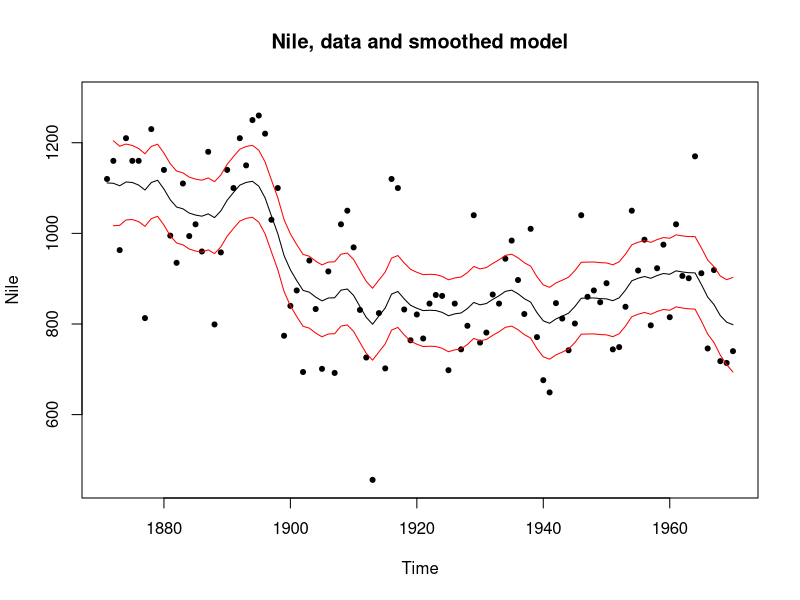
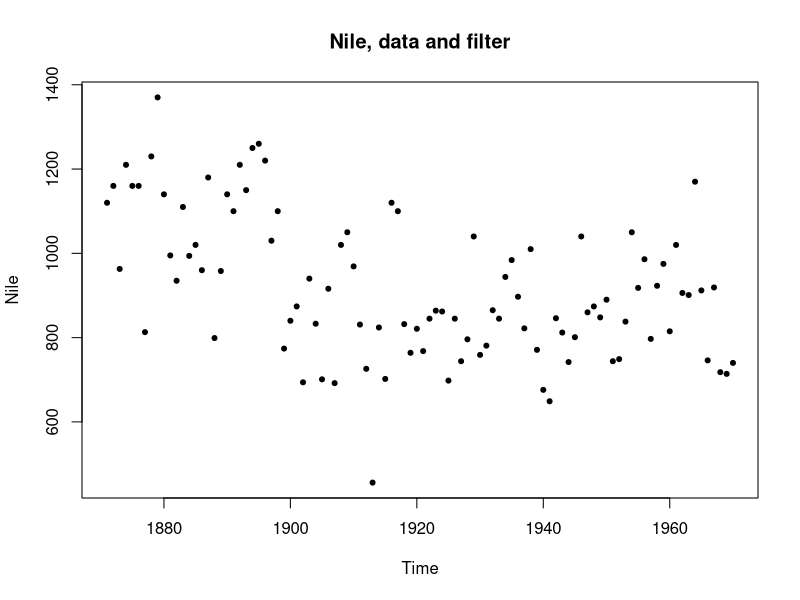

Source code (R) for these figures, in order: (Note: this script raises an error after producing the figures.)
######################################################################################
# 3_Smoothing.R
#
#  Replication of Illustration 2.4.3 on pages 22 and 23
# 
# > Whereas filtering estimates a = E(alpha | Y_{t-1}),  
#  smoothing estimates         alpha_hat = E(alpha | Y_n)
# 
# > That is, we go back and refine our estimates of alpha given all the data.
# > It uses a weighted average (r) of all the future estimation errors (v),
#    and averages typically smooth out estimates, right?
# > In any case, a plot of alpha_hat will be smoother than a plot of a
######################################################################################

# =========================================================================
# Filter Stage (This is the function from 1_Local_Level...)
# =========================================================================
filter <- function(Y, sigsq.ep, sigsq.eta, a1, P1){
    n <- length(Y)
    # Init lists of the params we want
    A.filter <- numeric(n)
    P.filter <- numeric(n)
    A.t <- numeric(n + 1)
    P.t <- numeric(n + 1)
    #
    A.t[1] <- a1
    P.t[1] <- P1
    # 
    # Also save the prediction error, Vt , and the variance
    vt <- numeric(n)
    Ft <- numeric(n)

    for(tt in 1:n){
        # Prediction error, Pred variance, Kalman gain
        vt[tt] <- Y[tt] - A.t[tt]
        Ft[tt] <- P.t[tt] + sigsq.ep
        Kt <- P.t[tt]/Ft[tt]
        # Update variance matrices
        P.filter[tt] <- P.t[tt] * (1 - Kt)
        P.t[tt + 1] <- P.filter[tt] + sigsq.eta
        # Update mean matrices
        A.t[tt + 1] <- A.t[tt] + Kt*vt[tt]
        A.filter[tt] <-  A.t[tt + 1] ## These are the same for the local level model
    }

    return(list(
        A.t = A.t[1:n], A.filter = A.filter, P.t = P.t[1:n], P.filter = P.filter, vt = vt, Ft = Ft
    ))
}
# =========================================================================
# Filter Stage (This is the function from 1_Local_Level...)
# =========================================================================
smooth <- function(vt, Ft, at, Pt){
    n <- length(vt)
    # init targets
    alpha.hat <- numeric(n)
    V <- numeric(n)
    # init needed vars
    r <- numeric(n) # weighted sum of disturbances v
    N <- numeric(n) # weighted sum of inverse variances
    r[n] <- 0
    N[n] <- 0
    for(tt in n:2){ # need to handle tt = 1 separately, because r[0] isn't elegantly handled in R
        # Update smoothed mean
        Lt <- 1 - Pt[tt]/Ft[tt]
        r[tt - 1] <- vt[tt] / Ft[tt] + Lt * r[tt]
        alpha.hat[tt] <- at[tt] + Pt[tt]*r[tt - 1] 
        # Update smoothed variance
        N[tt - 1] <- 1/Ft[tt] + (Lt^2)*N[tt]
        V[tt] <- Pt[tt] * (1 - Pt[tt]*N[tt - 1])
    }
    # tt = 1
    # > alpha hat
    L1 <- 1 - Pt[1]/Ft[1]
    r0 <- vt[1] / Ft[1] + L1 * r[1]
    alpha.hat[1] <- at[1] + Pt[1]*r0 
    # > variance
    N0 <- 1/Ft[1] + (Lt^2)*N[1]
    V[1] <- Pt[1] * (1 - Pt[1]*N0)
    

    return(list(alpha.hat=alpha.hat, V = V))
}


#~~~~~~~~~~~~~~~~~~~~~~~~~~~~
#~ Run It
#~~~~~~~~~~~~~~~~~~~~~~~~~~~~
res.filt <- filter(Y = as.numeric(Nile), sigsq.ep = 15099, sigsq.eta = 1469.1, a1 = 0, P1 = 1e7)
res.smooth <- smooth(vt=res.filt$vt, Ft = res.filt$Ft, at = res.filt$A.t, Pt = res.filt$P.t)


plot(Nile, type = "p", pch = 20, main = "Nile, data and smoothed model", ylim = c(450, 1300))
lines(start(Nile)[1]:end(Nile)[1], res.smooth$alpha.hat)
lines(start(Nile)[1]:end(Nile)[1], res.smooth$alpha.hat + qnorm(0.05)*sqrt(res.smooth$V), col = "red")
lines(start(Nile)[1]:end(Nile)[1], res.smooth$alpha.hat + qnorm(0.95)*sqrt(res.smooth$V), col = "red")

# compare to filter only
dev.new() # linux version of "windows()" or "quartz()"
plot(Nile, type = "p", pch = 20, main = "Nile, data and filter")
lines(start(Nile)[1], end(Nile)[1], res.filt$A.t[-1])